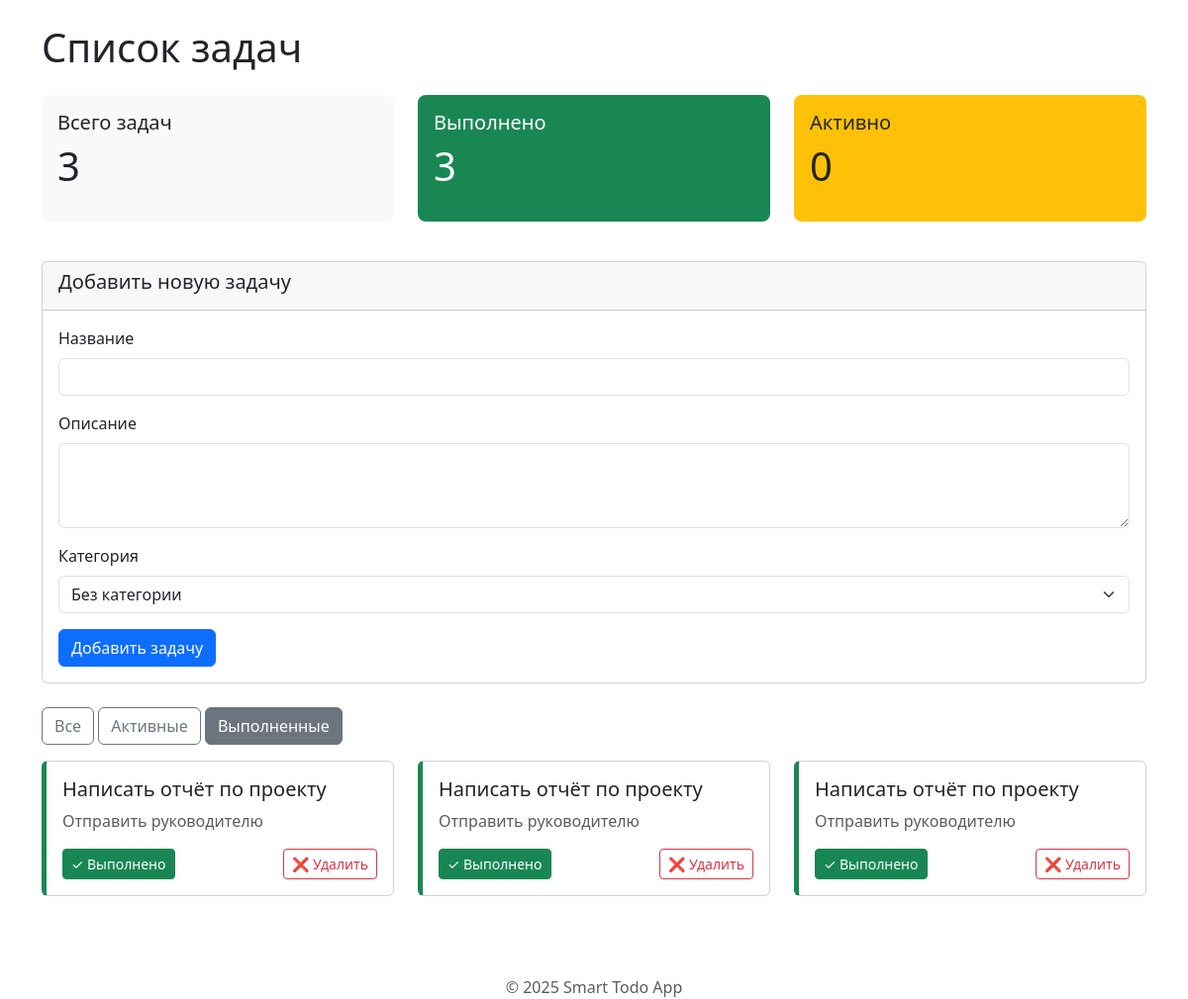
The app's page /?filter=completed, older data.
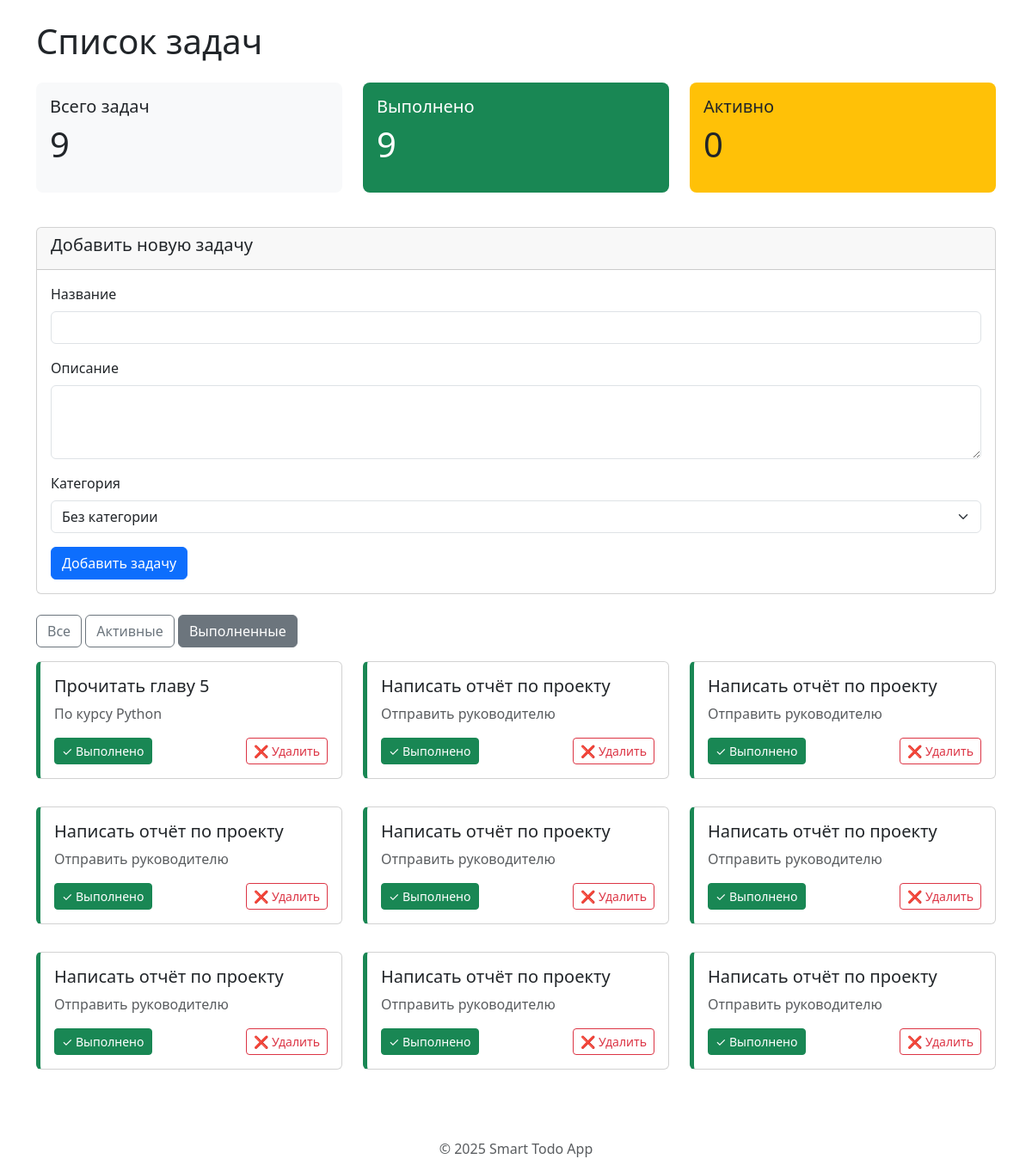
The same page, newer data.
### tables this page shows
CREATE TABLE tasks (
            id INTEGER PRIMARY KEY AUTOINCREMENT,
            title TEXT NOT NULL,
            description TEXT,
            category_id INTEGER,
            status TEXT DEFAULT 'pending',
            created_at TIMESTAMP DEFAULT CURRENT_TIMESTAMP,
            FOREIGN KEY (category_id) REFERENCES categories (id) ON DELETE SET NULL
        );

### src/backend/app.py (the view, shortened to what this page needs)
@app.route('/')
def index():
    conn = get_db_connection()
    filter_param = request.args.get('filter', 'all')
    categories = conn.execute("SELECT * FROM categories").fetchall()
    if filter_param == 'active':
        tasks = conn.execute("""
            SELECT t.id, t.title, t.description, t.status, t.created_at,
                   c.id as category_id, c.name as category_name
            FROM tasks t
            LEFT JOIN categories c ON t.category_id = c.id
            WHERE t.status != 'completed'
            ORDER BY t.created_at DESC
        """).fetchall()
    elif filter_param == 'completed':
        tasks = conn.execute("""
            SELECT t.id, t.title, t.description, t.status, t.created_at,
                   c.id as category_id, c.name as category_name
            FROM tasks t
            LEFT JOIN categories c ON t.category_id = c.id
            WHERE t.status = 'completed'
            ORDER BY t.created_at DESC
        """).fetchall()
    total = len(tasks)
    completed = len([t for t in tasks if t['status'] == 'completed'])
    active = total - completed
    conn.close()
    return render_template(
        'tasks_list.html',
        tasks=tasks,
        categories=categories,
        total_tasks=total,
        completed_tasks=completed,
        active_tasks=active,
        filter=filter_param
    )

### src/backend/app.py (called while the page is built)
def get_db_connection():
    conn = sqlite3.connect(DATABASE_PATH)
    conn.row_factory = sqlite3.Row
    return conn

### src/backend/templates/tasks_list.html (shortened to what this page needs)
{% extends "base.html" %}
{% block header %}Список задач{% endblock %}
{% block content %}
    <div class="row mb-4">
        <div class="col-md-4">
            <div class="stat-box bg-light">
                <h5>Всего задач</h5>
                <p class="display-6">{{ total_tasks }}</p>
            </div>
        </div>
        <div class="col-md-4">
            <div class="stat-box bg-success text-white">
                <h5>Выполнено</h5>
                <p class="display-6">{{ completed_tasks }}</p>
            </div>
        </div>
        <div class="col-md-4">
            <div class="stat-box bg-warning">
                <h5>Активно</h5>
                <p class="display-6">{{ active_tasks }}</p>
            </div>
        </div>
    </div>
    <div class="card mb-4">
        <div class="card-header">
            <h5>Добавить новую задачу</h5>
        </div>
        <div class="card-body">
            <form method="POST" action="/tasks">
                <div class="mb-3">
                    <label for="title" class="form-label">Название</label>
                    <input type="text" class="form-control" id="title" name="title" required>
                </div>
                <div class="mb-3">
                    <label for="description" class="form-label">Описание</label>
                    <textarea class="form-control" id="description" name="description" rows="3"></textarea>
                </div>
                <div class="mb-3">
                    <label for="category_id" class="form-label">Категория</label>
                    <select class="form-select" id="category_id" name="category_id">
                        <option value="">Без категории</option>
                    </select>
                </div>
                <button type="submit" class="btn btn-primary">Добавить задачу</button>
            </form>
        </div>
    </div>
    <div class="mb-3">
        <a href="/" class="btn btn-outline-secondary {% if filter == 'all' %}active{% endif %}">Все</a>
        <a href="/?filter=active" class="btn btn-outline-secondary {% if filter == 'active' %}active{% endif %}">Активные</a>
        <a href="/?filter=completed" class="btn btn-outline-secondary {% if filter == 'completed' %}active{% endif %}">Выполненные</a>
    </div>
    <div class="row">
        {% for task in tasks %}
            <div class="col-md-6 col-lg-4 mb-3">
                <div class="card task-card status-{{ task.status }}">
                    <div class="card-body">
                        <h5 class="card-title">{{ task.title }}</h5>
                        {% if task.description %}
                            <p class="card-text text-muted">{{ task.description }}</p>
                        {% endif %}
                        <div class="mt-3 d-flex justify-content-between">
                            <form method="POST" action="/tasks/{{ task.id }}/toggle" style="display:inline;">
                                <button type="submit" class="btn btn-sm {% if task.status == 'completed' %}btn-success{% else %}btn-outline-success{% endif %}">
                                    {% if task.status == 'completed' %}✓ Выполнено{% else %}➤ Выполнить{% endif %}
                                </button>
                            </form>
                            <form method="POST" action="/tasks/{{ task.id }}/delete" style="display:inline;">
                                <button type="submit" class="btn btn-sm btn-outline-danger" onclick="return confirm('Удалить задачу?')">
                                    ❌ Удалить
                                </button>
                            </form>
                        </div>
                    </div>
                </div>
            </div>
        {% endfor %}
    </div>
{% endblock %}

### src/backend/templates/base.html (shortened to what this page needs)
<!DOCTYPE html>
<html lang="ru">
<head>
    <link href="https://cdn.jsdelivr.net/npm/bootstrap@5.3.0/dist/css/bootstrap.min.css" rel="stylesheet">
</head>
<body>
    <div class="container mt-4">
        <h1 class="mb-4">{% block header %}{% endblock %}</h1>
        {% block content %}{% endblock %}
        <footer class="mt-5 text-center text-muted">
            &copy; 2025 Smart Todo App
        </footer>
    </div>
</body>
</html>

### src/backend/templates/base.html (style rules this page uses)
.task-card { margin-bottom: 1rem; border-left-width: 5px; }
.status-completed { border-left-color: #198754; }
.stat-box { padding: 1rem; border-radius: 0.5rem; margin-bottom: 1rem; }

Row changes from the older to the newer data that the page shows:
added tasks: title "Прочитать главу 5", description "По курсу Python", status "✓ Выполнено"
added tasks: title "Написать отчёт по проекту", description "Отправить руководителю", status "✓ Выполнено"
added tasks: title "Написать отчёт по проекту", description "Отправить руководителю", status "✓ Выполнено"
added tasks: title "Написать отчёт по проекту", description "Отправить руководителю", status "✓ Выполнено"
added tasks: title "Написать отчёт по проекту", description "Отправить руководителю", status "✓ Выполнено"
added tasks: title "Написать отчёт по проекту", description "Отправить руководителю", status "✓ Выполнено"
Text that changed along with them:
{{ total_tasks }}: "3" → "9"
{{ completed_tasks }}: "3" → "9"
